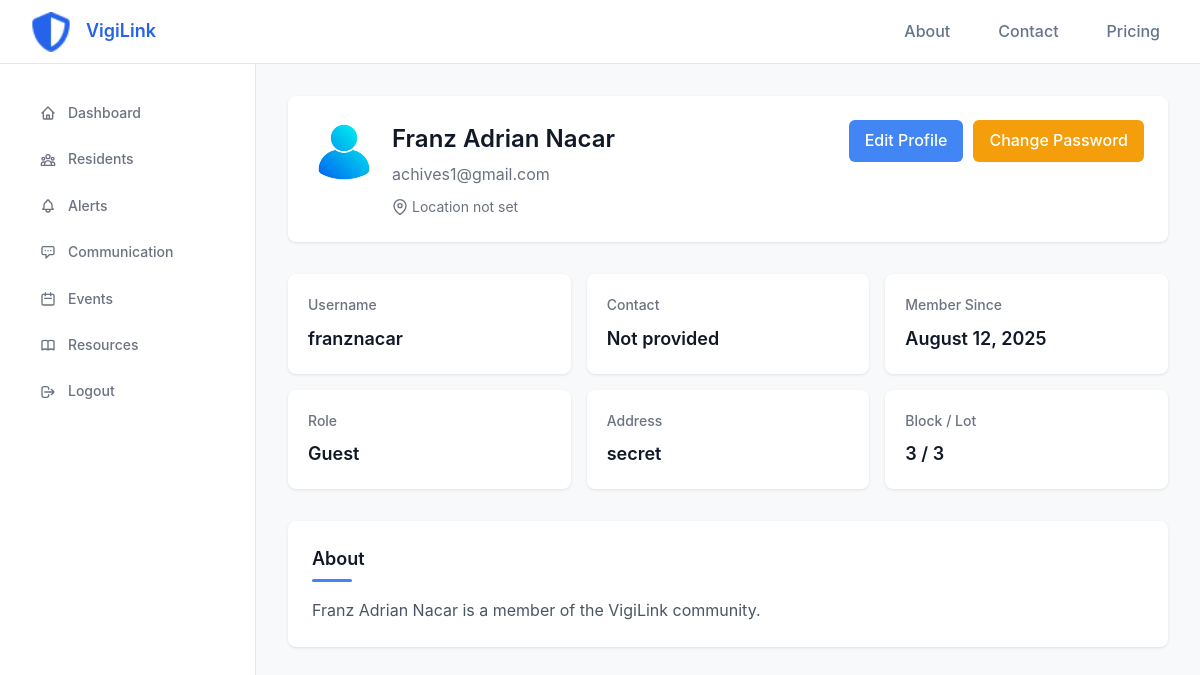
Page /user/profile/ (signed in) on the committed database.
### accounts/models.py (models this page shows, shortened)
class User(AbstractUser):
    first_name = None
    last_name = None
    ROLE_CHOICES = (
        ('guest', 'Guest'),
        ('resident', 'Resident'),
        ('communityowner', 'Community Owner'),
        ('security', 'Security'),
        ('admin', 'Admin'),
    )
    full_name = models.CharField(max_length=300, blank=True)
    city = models.ForeignKey(City, on_delete=models.SET_NULL, null=True, blank=True)
    district = models.ForeignKey(District, on_delete=models.SET_NULL, null=True, blank=True)
    contact = models.CharField(max_length=50, blank=True)
    is_verified = models.BooleanField(default=False)
    verification_code = models.CharField(max_length=6, blank=True, null=True)
    verification_code_created = models.DateTimeField(null=True, blank=True)
    profile_picture = models.ImageField(upload_to='profile_pictures/', default='accounts/static/accounts/images/profile.png', blank=True, null=True)
    profile_picture_url = models.URLField(max_length=500, blank=True, null=True)  # For Dropbox URLs
    role = models.CharField(max_length=20, choices=ROLE_CHOICES, default='guest')
    address = models.TextField(blank=True)
    block = models.CharField(max_length=50, blank=True)
    lot = models.CharField(max_length=50, blank=True)
    about = models.TextField(blank=True, help_text='A short bio or description about yourself')
    objects = CustomUserManager()
    USERNAME_FIELD = 'username'
    REQUIRED_FIELDS = ['email', 'full_name']
    class Meta:
        verbose_name = _('user')
        verbose_name_plural = _('users')
    def __str__(self):
        return self.username

### user_panel/views.py (the view)
# urls.py: path('profile/', views.view_profile, name='view_profile'),
@login_required
def view_profile(request, user_id=None):
    try:
        if user_id:
            profile_user = get_object_or_404(User, id=user_id)
        else:
            profile_user = request.user
        is_own_profile = profile_user.id == request.user.id
        context = {
            'user': profile_user,
            'is_own_profile': is_own_profile
        }
        return render(request, 'dashboard/view_profile.html', context)
    except Exception as e:
        logger.error(f"Error rendering profile view: {str(e)}")
        return HttpResponse(f"Error loading profile: {str(e)}")

### user_panel/templates/dashboard/view_profile.html (shortened to what this page needs)
{% extends 'dashboard/base.html' %}
{% load static %}
{% block extra_css %}
<link rel="stylesheet" href="{% static 'dashboard/css/view_profile.css' %}">
{% endblock %}
{% block content %}
            <div class="profile-header">
                <div class="profile-info">
                    {% if user.profile_picture_url %}
                        <div class="profile-avatar">
                            <img src="{{ user.profile_picture_url }}?{% now 'U' %}" alt="{{ user.full_name }}" class="avatar-img" onerror="this.src='/static/accounts/images/profile.png'">
                        </div>
                    {% elif user.profile_picture %}
                        <div class="profile-avatar">
                            <img src="{{ user.profile_picture.url }}?{% now 'U' %}" alt="{{ user.full_name }}" class="avatar-img" onerror="this.src='/static/accounts/images/profile.png'">
                        </div>
                    {% else %}
                        <div class="profile-avatar">
                            {{ user.username|slice:":2"|upper }}
                        </div>
                    {% endif %}
                    <div class="profile-details">
                        <h1>{{ user.full_name }}</h1>
                        <p class="profile-email">{{ user.email }}</p>
                        <div class="profile-location">
                            <svg width="16" height="16" viewBox="0 0 24 24" fill="none" stroke="currentColor" stroke-width="2">
                                <path d="M21 10c0 7-9 13-9 13s-9-6-9-13a9 9 0 0 1 18 0z"></path>
                                <circle cx="12" cy="10" r="3"></circle>
                            </svg>
                            {% if user.city %}{{ user.city.name }}{% if user.district %}, {{ user.district.name }}{% endif %}{% else %}Location not set{% endif %}
                        </div>
                    </div>
                </div>
                {% if is_own_profile %}
                <div class="edit-btn-container">
                    <a href="{% url 'user_panel:edit_profile' %}" class="edit-btn">Edit Profile</a>
                    <a href="{% url 'user_panel:change_password' %}" class="edit-btn" style="background-color: #f59e0b; margin-left: 10px;">Change Password</a>
                </div>
                {% endif %}
            </div>
            <div class="stats-grid">
                <div class="stat-item">
                    <h3>Username</h3>
                    <p>{{ user.username }}</p>
                </div>
                <div class="stat-item">
                    <h3>Contact</h3>
                    <p>{{ user.contact|default:"Not provided" }}</p>
                </div>
                <div class="stat-item">
                    <h3>Member Since</h3>
                    <p>{{ user.date_joined|date:"F j, Y" }}</p>
                </div>
                <div class="stat-item">
                    <h3>Role</h3>
                    <p>{{ user.get_role_display|default:"Resident" }}</p>
                </div>
                <div class="stat-item">
                    <h3>Address</h3>
                    <p>{{ user.address|default:"Not provided" }}</p>
                </div>
                <div class="stat-item">
                    <h3>Block / Lot</h3>
                    <p>{% if user.block or user.lot %}{{ user.block }} / {{ user.lot }}{% else %}Not provided{% endif %}</p>
                </div>
            </div>
            <section class="about-section">
                <h2 class="section-title">About</h2>
                <p class="about-text">
                    {% if user.about %}
                        {{ user.about }}
                    {% else %}
                        {{ user.full_name }} is a member of the VigiLink community.
                    {% endif %}
                </p>
            </section>
{% endblock %}

### user_panel/static/dashboard/css/dashboard_styles.css (style rules this page uses)
* { margin: 0; padding: 0; box-sizing: border-box; }
body { font-family: -apple-system, BlinkMacSystemFont, 'Segoe UI', Roboto, 'Helvetica Neue', Arial, sans-serif; background-color: #fafafa; color: #1f2937; line-height: 1.6; }
.avatar-img { width: 100%; height: 100%; object-fit: cover; }

### user_panel/static/dashboard/css/view_profile.css (style rules this page uses)
* { margin: 0; padding: 0; box-sizing: border-box; }
body { font-family: -apple-system, BlinkMacSystemFont, 'Segoe UI', Roboto, 'Helvetica Neue', Arial, sans-serif; background-color: #f8f9fa; color: #6b7280; line-height: 1.6; }
.profile-header { display: flex; justify-content: space-between; align-items: flex-start; margin-bottom: 2rem; background-color: white; padding: 1.5rem; border-radius: 0.5rem; box-shadow: 0 1px 3px rgba(0, 0, 0, 0.1); transition: padding 0.3s ease, flex-direction 0.3s ease; }
.profile-info { display: flex; gap: 1rem; transition: flex-direction 0.3s ease, align-items 0.3s ease, width 0.3s ease; }
.profile-avatar { width: 64px; height: 64px; border-radius: 50%; display: flex; align-items: center; justify-content: center; color: white; font-weight: 600; font-size: 1.25rem; overflow: hidden; }
.avatar-img { width: 100%; height: 100%; object-fit: cover; }
.profile-details h1 { font-size: 1.5rem; font-weight: 600; color: #111827; margin-bottom: 0.25rem; }
.profile-email { color: #6b7280; margin-bottom: 0.5rem; }
.profile-location { display: flex; align-items: center; gap: 0.25rem; color: #6b7280; font-size: 0.875rem; }
.edit-btn-container { display: flex; justify-content: center; }
.edit-btn { background: #4285f4; color: white; border: none; padding: 0.5rem 1rem; border-radius: 0.375rem; font-weight: 500; cursor: pointer; transition: all 0.2s ease; text-decoration: none; display: inline-block; }
.stats-grid { display: grid; grid-template-columns: repeat(auto-fit, minmax(250px, 1fr)); gap: 1rem; margin-bottom: 2rem; transition: grid-template-columns 0.3s ease, gap 0.3s ease; }
.stat-item { background: white; border-radius: 0.5rem; padding: 1.25rem; box-shadow: 0 1px 3px rgba(0, 0, 0, 0.1); transition: transform 0.2s, box-shadow 0.2s; }
.stat-item h3 { font-size: 0.875rem; color: #6b7280; margin-bottom: 0.5rem; font-weight: 500; }
.stat-item p { font-size: 1.125rem; font-weight: 600; color: #111827; }
.about-section { background: white; border-radius: 0.5rem; padding: 1.5rem; margin-bottom: 2rem; box-shadow: 0 1px 3px rgba(0, 0, 0, 0.1); }
.section-title { font-size: 1.125rem; font-weight: 600; color: #111827; margin-bottom: 1rem; position: relative; padding-bottom: 0.5rem; }
.section-title:after { content: ''; position: absolute; bottom: 0; left: 0; width: 40px; height: 3px; background: #4285f4; border-radius: 3px; }
.about-text { color: #4b5563; line-height: 1.6; font-size: 1rem; }

### rows in the picture
User: full_name "Franz Adrian Nacar", email "achives1@gmail.com", username "franznacar", contact "Not provided", date_joined "August 12, 2025", role "Guest", address "secret", block "3", lot "3"
